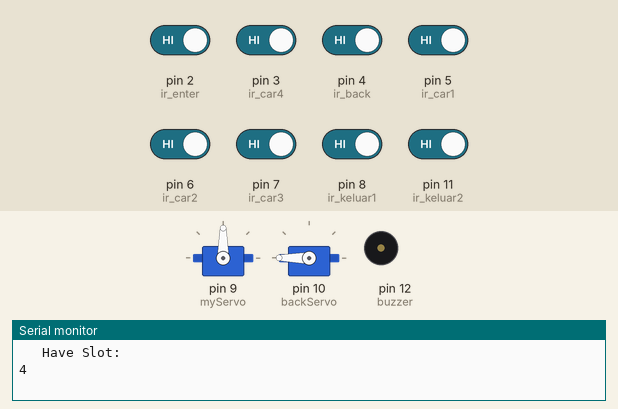
This sketch was run on a simulated Arduino Uno, built with avr-gcc and run on an emulated ATmega328P. Parts: 2 × servo, buzzer (waves = sounding, pin HIGH), the last lines printed to the serial monitor. Inputs (shaded band) come from the test bench; at power-on: pin 2 (ir_enter), pin 3 (ir_car4), pin 4 (ir_back), pin 5 (ir_car1), pin 6 (ir_car2), pin 7 (ir_car3), pin 8 (ir_keluar1), pin 11 (ir_keluar2) HIGH.

Above: at 3.4 s.
3.5 s: pin 11 (ir_keluar2) driven LOW
At 5.6 s:
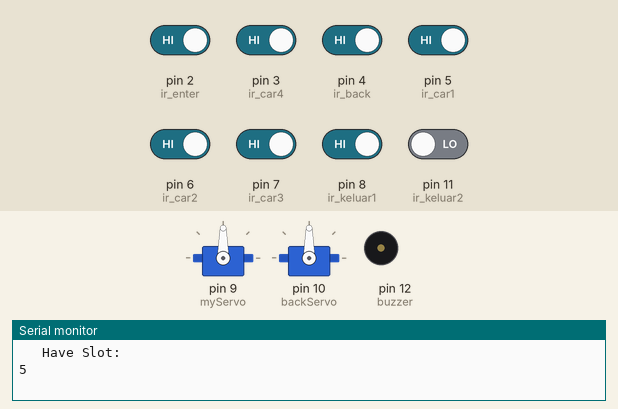
6.6 s: pin 2 (ir_enter) driven LOW
At 8.9 s:
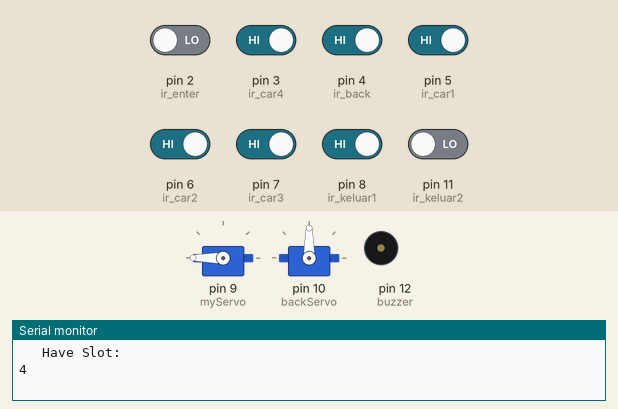
9.7 s: pin 4 (ir_back) driven LOW
At 11.7 s:
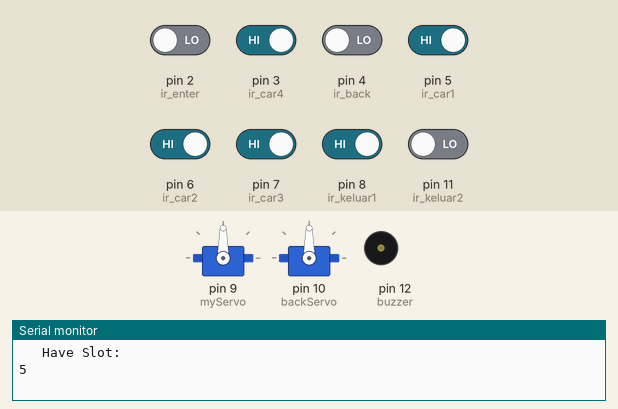
16.6 s: pin 3 (ir_car4) driven LOW
23.0 s: pin 2 (ir_enter) driven HIGH
At 25.9 s:
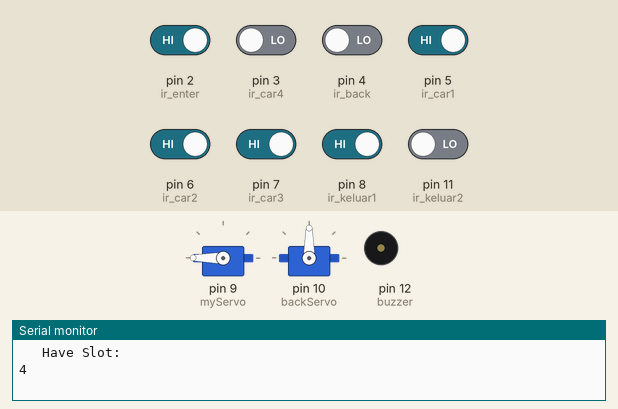
26.7 s: pin 5 (ir_car1) driven LOW
At 34.7 s:
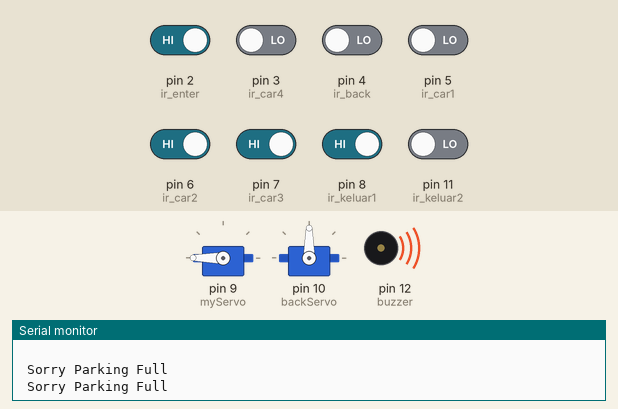
Timing chart, 0 to 35.3 s (numbered marks = the images above; inputs shaded):
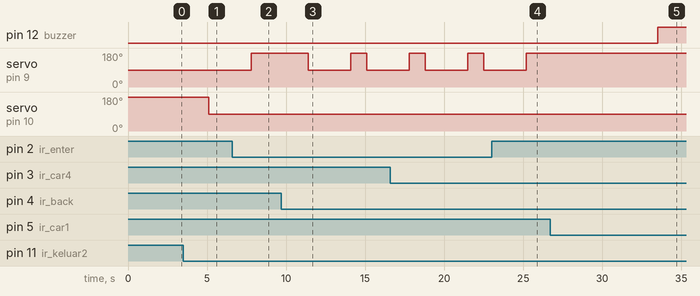

The sketch:

sketch_jan1a.ino
```cpp
#include <Servo.h>  // includes the servo library

Servo myServo;
Servo backServo;
#define ir_enter 2
#define ir_back 4
#define ir_car1 5
#define ir_car2 6
#define ir_car3 7
#define ir_car4 3
#define ir_keluar1 8
#define ir_keluar2 11

int S1 = 0, S2 = 0, S3 = 0, S4 = 0;
int flag1 = 0, flag2 = 0;
int slot = 4;
int buzzer = 12;

void readSensor() {
  S1 = digitalRead(ir_car1);
  S2 = digitalRead(ir_car2);
  S3 = digitalRead(ir_car3);
  S4 = digitalRead(ir_car4);
}

void setup() {
  Serial.begin(9600);

  pinMode(ir_car1, INPUT);
  pinMode(ir_car2, INPUT);
  pinMode(ir_car3, INPUT);
  pinMode(ir_car4, INPUT);
  pinMode(ir_enter, INPUT);
  pinMode(ir_back, INPUT);
  pinMode(ir_keluar1, INPUT);
  pinMode(ir_keluar2, INPUT);

  myServo.attach(9);
  backServo.attach(10);
  backServo.write(180);
  myServo.write(90);
  pinMode(buzzer, OUTPUT);
  readSensor();
}

void loop() {
  if (slot <= 0) {
    Serial.println(" Sorry Parking Full ");
    digitalWrite(buzzer, HIGH);
    delay(1000);
  } else {
    readSensor();

    if (S1 == LOW) {
      delay(1000);
      Serial.println("S1: Fill ");
      slot = slot - 1;
    } else {
      delay(1000);
      Serial.println("S1: Empty");
    }

    if (S2 == LOW) {
      delay(500);
      Serial.println("S2: Fill ");
      slot = slot - 1;
    } else {
      delay(500);
      Serial.println("S2: Empty");
    }

    if (S3 == LOW) {
      delay(500);
      Serial.println("S3: Fill ");
      slot = slot - 1;
    } else {
      delay(500);
      Serial.println("S3: Empty");
    }

    if (S4 == LOW) {
      delay(500);
      Serial.println("S4: Fill ");
      slot = slot - 1;
    } else {
      delay(500);
      Serial.println("S4: Empty");
    }

    if (S1 == HIGH && S2 == HIGH && S3 == HIGH && S4 == HIGH) {
      // Tidak ada mobil di semua slot, kembalikan slot ke nilai awal
      slot = 4;
    }

    if (digitalRead(ir_enter) == LOW && flag1 == 0) {
      if (slot > 0) {
        flag1 = 1;
        if (flag2 == 0) {
          myServo.write(180);
        }
      }
    }

    if (digitalRead(ir_back) == LOW && flag2 == 0) {
      flag2 = 1;
      if (flag1 == 0) {
        myServo.write(180);
      }
    }

    if (flag1 == 1 && flag2 == 1) {
      delay(1000);
      myServo.write(90);
      flag1 = 0, flag2 = 0;
    }

    if (digitalRead(ir_keluar1) == LOW && flag1 == 0) {
      if (flag2 == 0) {
        backServo.write(180);
      }
      delay(100);
    }

    if (digitalRead(ir_keluar2) == LOW && flag1 == 0) {
      if (flag2 == 0) {
        backServo.write(90);
        slot++;  // Increment slot when ir_keluar2 detects an object
      }
      delay(100);
    }

    Serial.println("   Have Slot: ");
    Serial.println(slot);
    Serial.println("    ");
    delay(100);
  }
}
```

Measured:
- after the input at 3.5 s, servo on pin 10 (backServo): 180° → 90° after 1.6 s
- after the input at 6.6 s, servo on pin 9 (myServo): 90° → 180° after 1.2 s
- after the input at 9.7 s, servo on pin 9 (myServo): 180° → 90° after 1.7 s, → 180° 2.7 s later, → 90° 1.0 s later
- after the input at 23.0 s, servo on pin 9 (myServo): goes on until 25.2 s, then stays 180°
- after the input at 26.7 s, pin 12 (buzzer): LOW → HIGH after 6.8 s
